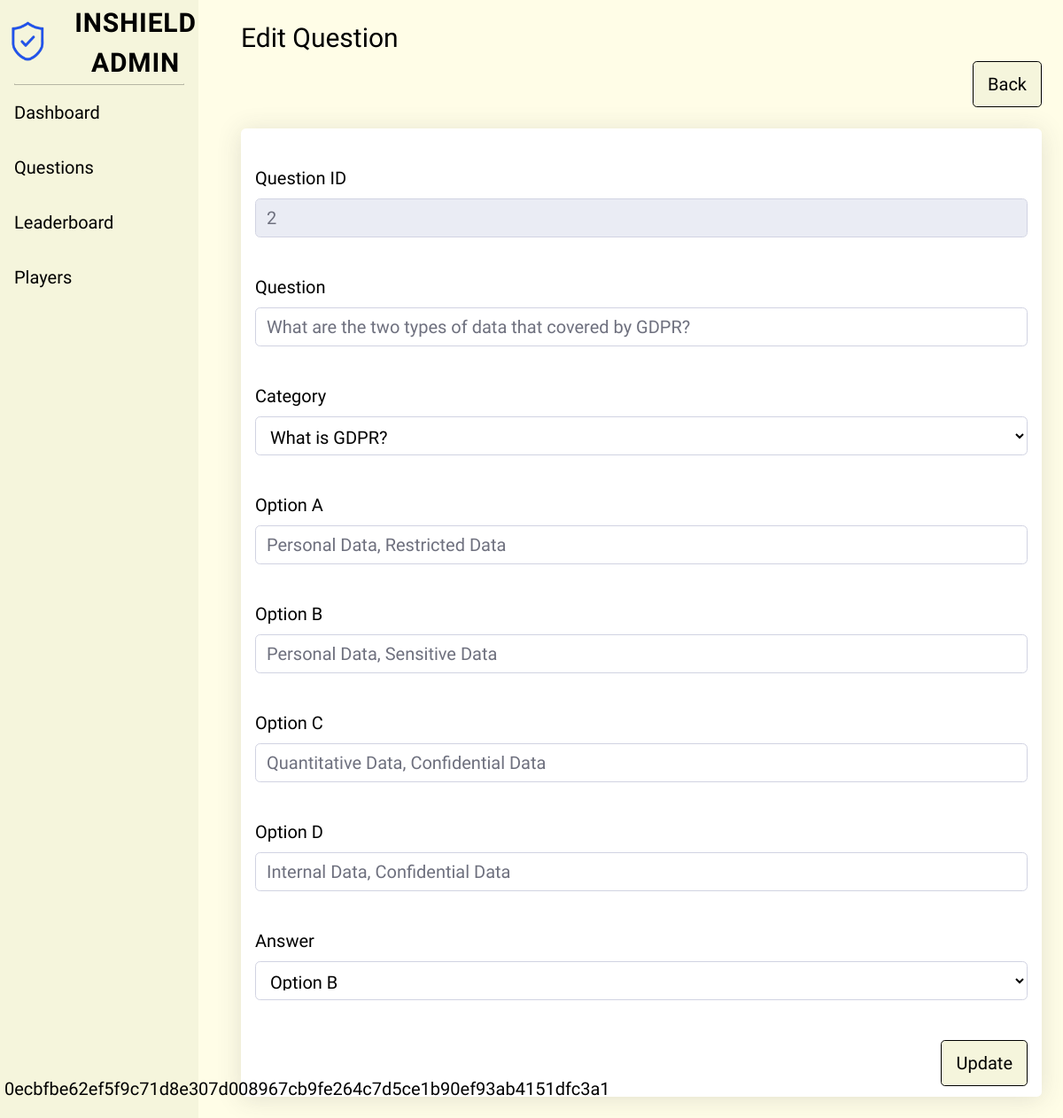
/adminUpdateQuestion.php?id=2 (signed in), run on the app's committed database.
### tables this page shows
CREATE TABLE `questions` (
  `questionID` int(11) NOT NULL,
  `question` varchar(256) NOT NULL,
  `category` varchar(256) NOT NULL,
  `optionA` varchar(256) NOT NULL,
  `optionB` varchar(256) NOT NULL,
  `optionC` varchar(256) NOT NULL,
  `optionD` varchar(256) NOT NULL,
  `answer` varchar(256) NOT NULL
);

### adminUpdateQuestion.php (the view, shortened to what this page needs)
<!DOCTYPE html>
<html>
    <link href="css/dataTables.min.css" rel="stylesheet">
    <link href="css/adminStyle.css" rel="stylesheet" type="text/css" />
    <link rel="stylesheet" href="https://cdn.jsdelivr.net/npm/bootstrap@5.2.3/dist/css/bootstrap.min.css">
</head>
<body id="page-top">
    <div id="wrapper">
        <?php
            include './headerFooterAdmin.php';
        ?>
        <div class="container-fluid ps-5">
            <h1 class="text-left txt">Edit Question</h1>
            <?php
            if($_SERVER['REQUEST_METHOD'] == 'GET')
            {
                if(empty($_GET['id']))
                {
                    $location = "adminQuestions.php";
                    echo "<script type='text/JavaScript'>alert('Please select a question to continue');window.location='$location'</script>";
                }
                elseif(!empty($_GET['id']))
                {
                    $questionID = trim($_GET['id']);
                    $con = new mysqli(DB_HOST, DB_USER, DB_PASS, DB_NAME);
                    $sql = "SELECT * FROM questions WHERE questionID = ?";
                    $stmt = $con->prepare($sql);
                    $stmt->bind_param("i", $questionID);
                    $stmt->execute();
                    $result = $stmt->get_result();
                    if($row = $result -> fetch_object())
                    {
                        $questionID = $row -> questionID;
                        $question = $row -> question;
                        $category = $row -> category;
                        $optionA = $row -> optionA;
                        $optionB = $row -> optionB;
                        $optionC = $row -> optionC;
                        $optionD = $row -> optionD;
                        $answer = $row -> answer;
                    }
                }
            }
            ?>
            <div class="d-flex flex-row-reverse">
                <a href="adminQuestions.php" class="btn btn-design txt txt-resize h-auto btn-txt btn-lg" role="button">Back</a>
            </div>
            <br/>
                <div class="shadow ps-3 pe-3 pt-3 pb-5 bg-body rounded bg-white txt">
                 <form class="user" action="adminUpdateQuestion.php" method="post" enctype='multipart/form-data'>
                    <div class="mb-3">
                    <label for="questionID" class="txt fs-5 fs-5">Question ID</label>
                    <input type="text" class="form-control fs-5" id="questionID" name="questionID" value="<?php echo $questionID ?>" disabled/>
                    </div>
                    <div class="mb-3">
                    <label for="question" class="txt fs-5 fs-5">Question</label>
                    <input type="text" class="form-control fs-5" id="question" name="question" value="<?php echo $question ?>" required="required"/>
                    </div>
                    <div class="mb-3">
                    <label for="questionID" class="txt fs-5">Category</label>
                    <select class="dropdown-toggle form-control txt txt-resize text-start btn-txt" type="button" data-bs-toggle="dropdown" aria-expanded="false" id="category" name="category">
                        <?php
                          $con = new mysqli(DB_HOST, DB_USER, DB_PASS, DB_NAME);
                          $sql = "SELECT * FROM question_category";
                          $result = $con -> query($sql);
                          foreach($result as $row)
                          {
                            $selected = ($row['question_categoryID'] == $category) ? 'selected' : '';
                            echo "<option value=$row[question_categoryID] $selected>$row[question_categoryName]</option>";
                          }
                        ?>
                    </select>
                    </div>
                    <div class="mb-3">
                    <label for="optionA" class="txt fs-5">Option A</label>
                    <input type="text" class="form-control fs-5" id="optionA" name="optionA" value="<?php echo $optionA ?>" required="required"/>
                    </div>
                    <div class="mb-3">
                    <label for="optionB" class="txt fs-5">Option B</label>
                    <input type="text" class="form-control fs-5" id="optionB" name="optionB" value="<?php echo $optionB ?>" required="required"/>
                    </div>
                    <div class="mb-3">
                    <label for="optionC" class="txt fs-5">Option C</label>
                    <input type="text" class="form-control fs-5" id="optionC" name="optionC" value="<?php echo $optionC ?>" required="required"/>
                    </div>
                    <div class="mb-3">
                    <label for="optionD" class="txt fs-5">Option D</label>
                    <input type="text" class="form-control fs-5" id="optionD" name="optionD" value="<?php echo $optionD ?>" required="required"/>
                    </div>
                    <div class="mb-3">
                    <label for="answer" class="txt fs-5">Answer</label>
                    <select class="dropdown-toggle form-control txt txt-resize text-start btn-txt fs-5" type="button" data-bs-toggle="dropdown" aria-expanded="false" id="answer" name="answer">
                        <option value="b" <?php if ($answer == 'b') echo 'selected'; ?>>Option B</option>
                    </select>
                    <br/>
                    <button type="submit" class="btn btn-design txt txt-resize h-auto btn-txt btn-lg float-end" aria-pressed="true" id="update" name="update">Update</button>
                    </div>
                </form>
                 </div>
                 <br/>
        </div>
    </div>
</body>
</html>

### adminUpdateQuestion.php (style rules this page uses)
.txt { font-family: "Strait"; color: #000000 !important; }
.btn-design { border-color: #000000 !important; background-color: #F5F5DC !important; }
.txt-resize { font-size: 20px !important; }
.btn-txt { vertical-align: middle !important; padding-top:10px !important; padding-bottom:10px !important; }

### headerFooterAdmin.php (style rules this page uses)
html body { background-color: #FFFDE7; }
.txt { padding-top: 25px; font-family: "Strait"; font-size: 30px; }

### data on the page
questions: questionID "2", question "What are the two types of data that covered by GDPR?", optionA "Personal Data, Restricted Data", optionB "Personal Data, Sensitive Data", optionC "Quantitative Data, Confidential Data", optionD "Internal Data, Confidential Data", answer "Option B"

### other printed values
$_SESSION["aName"] "0ecbfbe62ef5f9c71d8e307d008967cb9fe264c7d5ce1b90ef93ab4151dfc3a1"
form field category "What is GDPR?"
